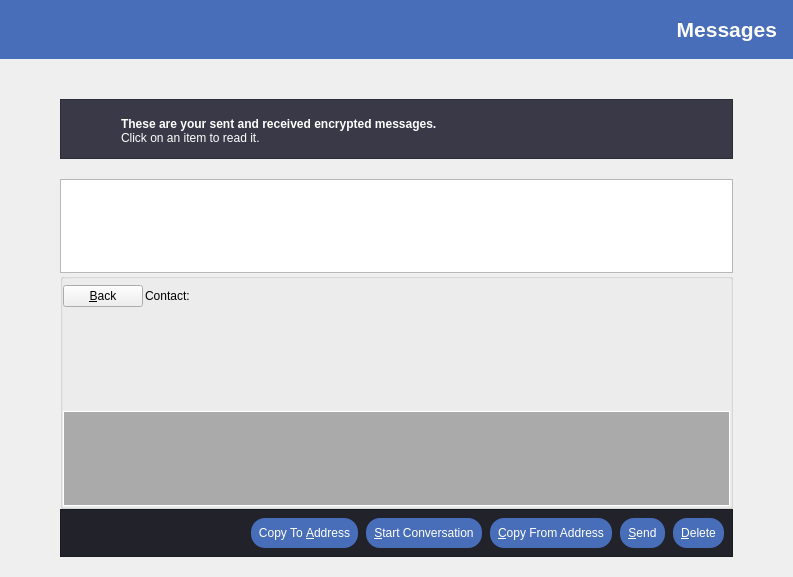
<?xml version="1.0" encoding="UTF-8"?>
<ui version="4.0">
 <class>MessagePage</class>
 <widget class="QWidget" name="MessagePage">
  <property name="geometry">
   <rect>
    <x>0</x>
    <y>0</y>
    <width>793</width>
    <height>577</height>
   </rect>
  </property>
  <property name="windowTitle">
   <string>Address Book</string>
  </property>
  <property name="styleSheet">
   <string notr="true"/>
  </property>
  <layout class="QVBoxLayout" name="verticalLayout_2">
   <property name="spacing">
    <number>0</number>
   </property>
   <property name="leftMargin">
    <number>0</number>
   </property>
   <property name="topMargin">
    <number>0</number>
   </property>
   <property name="rightMargin">
    <number>0</number>
   </property>
   <property name="bottomMargin">
    <number>0</number>
   </property>
   <item>
    <widget class="QLabel" name="pageTitle">
     <property name="minimumSize">
      <size>
       <width>0</width>
       <height>59</height>
      </size>
     </property>
     <property name="font">
      <font>
       <pointsize>16</pointsize>
       <weight>75</weight>
       <bold>true</bold>
      </font>
     </property>
     <property name="styleSheet">
      <string notr="true">background-color: #486EBA; color: white;padding-right: 10px;</string>
     </property>
     <property name="text">
      <string>Messages</string>
     </property>
     <property name="alignment">
      <set>Qt::AlignRight|Qt::AlignTrailing|Qt::AlignVCenter</set>
     </property>
    </widget>
   </item>
   <item>
    <spacer name="verticalSpacer">
     <property name="orientation">
      <enum>Qt::Vertical</enum>
     </property>
     <property name="sizeType">
      <enum>QSizePolicy::Fixed</enum>
     </property>
     <property name="sizeHint" stdset="0">
      <size>
       <width>20</width>
       <height>40</height>
      </size>
     </property>
    </spacer>
   </item>
   <item>
    <layout class="QHBoxLayout" name="horizontalLayout_2">
     <property name="spacing">
      <number>0</number>
     </property>
     <property name="leftMargin">
      <number>0</number>
     </property>
     <property name="topMargin">
      <number>0</number>
     </property>
     <property name="bottomMargin">
      <number>0</number>
     </property>
     <item>
      <spacer name="horizontalSpacer_4">
       <property name="orientation">
        <enum>Qt::Horizontal</enum>
       </property>
       <property name="sizeType">
        <enum>QSizePolicy::Fixed</enum>
       </property>
       <property name="sizeHint" stdset="0">
        <size>
         <width>60</width>
         <height>20</height>
        </size>
       </property>
      </spacer>
     </item>
     <item>
      <layout class="QVBoxLayout" name="verticalLayout_5">
       <property name="spacing">
        <number>0</number>
       </property>
       <property name="topMargin">
        <number>0</number>
       </property>
       <property name="bottomMargin">
        <number>0</number>
       </property>
       <item>
        <widget class="QFrame" name="frameExplanation">
         <property name="minimumSize">
          <size>
           <width>0</width>
           <height>60</height>
          </size>
         </property>
         <property name="maximumSize">
          <size>
           <width>16777215</width>
           <height>60</height>
          </size>
         </property>
         <property name="styleSheet">
          <string notr="true">background-color: #393947;</string>
         </property>
         <property name="frameShape">
          <enum>QFrame::StyledPanel</enum>
         </property>
         <property name="frameShadow">
          <enum>QFrame::Raised</enum>
         </property>
         <layout class="QHBoxLayout" name="horizontalLayout_6">
          <property name="spacing">
           <number>0</number>
          </property>
          <property name="leftMargin">
           <number>0</number>
          </property>
          <property name="topMargin">
           <number>0</number>
          </property>
          <property name="rightMargin">
           <number>0</number>
          </property>
          <property name="bottomMargin">
           <number>0</number>
          </property>
          <item>
           <layout class="QHBoxLayout" name="horizontalLayout_5">
            <property name="spacing">
             <number>0</number>
            </property>
            <property name="leftMargin">
             <number>10</number>
            </property>
            <property name="topMargin">
             <number>6</number>
            </property>
            <property name="bottomMargin">
             <number>6</number>
            </property>
            <item>
             <widget class="QPushButton" name="informationPushButton">
              <property name="minimumSize">
               <size>
                <width>40</width>
                <height>40</height>
               </size>
              </property>
              <property name="maximumSize">
               <size>
                <width>40</width>
                <height>40</height>
               </size>
              </property>
              <property name="styleSheet">
               <string notr="true">background-color: #393947; border: none;</string>
              </property>
              <property name="text">
               <string/>
              </property>
              <property name="icon">
               <iconset resource="../bitcoin.qrc">
                <normaloff>:/icons/information</normaloff>
                <normalon>:/icons/information</normalon>:/icons/information</iconset>
              </property>
              <property name="iconSize">
               <size>
                <width>32</width>
                <height>32</height>
               </size>
              </property>
             </widget>
            </item>
            <item>
             <layout class="QVBoxLayout" name="verticalLayout">
              <property name="spacing">
               <number>0</number>
              </property>
              <property name="leftMargin">
               <number>10</number>
              </property>
              <property name="topMargin">
               <number>4</number>
              </property>
              <item>
               <widget class="QLabel" name="labelExplanation1">
                <property name="font">
                 <font>
                  <pointsize>9</pointsize>
                  <weight>75</weight>
                  <bold>true</bold>
                 </font>
                </property>
                <property name="styleSheet">
                 <string notr="true">color: white; font-weight: bold;</string>
                </property>
                <property name="text">
                 <string>These are your sent and received encrypted messages.</string>
                </property>
                <property name="textFormat">
                 <enum>Qt::PlainText</enum>
                </property>
                <property name="alignment">
                 <set>Qt::AlignBottom|Qt::AlignLeading|Qt::AlignLeft</set>
                </property>
                <property name="wordWrap">
                 <bool>true</bool>
                </property>
               </widget>
              </item>
              <item>
               <widget class="QLabel" name="labelExplanation2">
                <property name="font">
                 <font>
                  <pointsize>9</pointsize>
                 </font>
                </property>
                <property name="styleSheet">
                 <string notr="true">color: white;</string>
                </property>
                <property name="text">
                 <string>Click on an item to read it.</string>
                </property>
                <property name="alignment">
                 <set>Qt::AlignLeading|Qt::AlignLeft|Qt::AlignTop</set>
                </property>
               </widget>
              </item>
             </layout>
            </item>
           </layout>
          </item>
         </layout>
        </widget>
       </item>
       <item>
        <spacer name="verticalSpacer_3">
         <property name="orientation">
          <enum>Qt::Vertical</enum>
         </property>
         <property name="sizeType">
          <enum>QSizePolicy::Fixed</enum>
         </property>
         <property name="sizeHint" stdset="0">
          <size>
           <width>20</width>
           <height>20</height>
          </size>
         </property>
        </spacer>
       </item>
       <item>
        <widget class="QTableView" name="tableView">
         <property name="contextMenuPolicy">
          <enum>Qt::CustomContextMenu</enum>
         </property>
         <property name="toolTip">
          <string>Click on a message to view it</string>
         </property>
         <property name="tabKeyNavigation">
          <bool>false</bool>
         </property>
         <property name="alternatingRowColors">
          <bool>true</bool>
         </property>
         <property name="selectionMode">
          <enum>QAbstractItemView::SingleSelection</enum>
         </property>
         <property name="selectionBehavior">
          <enum>QAbstractItemView::SelectRows</enum>
         </property>
         <property name="sortingEnabled">
          <bool>true</bool>
         </property>
         <attribute name="verticalHeaderVisible">
          <bool>false</bool>
         </attribute>
        </widget>
       </item>
       <item>
        <widget class="QGroupBox" name="messageDetails">
         <property name="title">
          <string/>
         </property>
         <layout class="QVBoxLayout" name="verticalLayout_4">
          <property name="spacing">
           <number>2</number>
          </property>
          <property name="leftMargin">
           <number>0</number>
          </property>
          <property name="topMargin">
           <number>6</number>
          </property>
          <property name="rightMargin">
           <number>0</number>
          </property>
          <property name="bottomMargin">
           <number>0</number>
          </property>
          <item>
           <layout class="QHBoxLayout" name="horizontalLayout_3">
            <item>
             <widget class="QPushButton" name="backButton">
              <property name="text">
               <string>&amp;Back</string>
              </property>
             </widget>
            </item>
            <item>
             <widget class="QLabel" name="labelContact">
              <property name="text">
               <string>Contact:</string>
              </property>
             </widget>
            </item>
            <item>
             <widget class="QLabel" name="contactLabel">
              <property name="text">
               <string/>
              </property>
             </widget>
            </item>
            <item>
             <spacer name="horizontalSpacer_3">
              <property name="orientation">
               <enum>Qt::Horizontal</enum>
              </property>
              <property name="sizeHint" stdset="0">
               <size>
                <width>40</width>
                <height>20</height>
               </size>
              </property>
             </spacer>
            </item>
           </layout>
          </item>
          <item>
           <widget class="MRichTextEdit" name="messageEdit" native="true">
            <property name="minimumSize">
             <size>
              <width>0</width>
              <height>100</height>
             </size>
            </property>
           </widget>
          </item>
          <item>
           <widget class="QListView" name="listConversation">
            <property name="styleSheet">
             <string notr="true">QListView {
	background: #aaaaaa;
	color: white;
	border-style: none;
	selection-background-color: #ffffff;
    alternate-background-color: #aaaaaa;
	selection-color: #e86941;
	border: 1px solid white;
}</string>
            </property>
           </widget>
          </item>
          <item>
           <layout class="QVBoxLayout" name="verticalLayout_3"/>
          </item>
         </layout>
        </widget>
       </item>
       <item>
        <layout class="QHBoxLayout" name="horizontalLayout"/>
       </item>
       <item>
        <widget class="QFrame" name="frameMenu">
         <property name="minimumSize">
          <size>
           <width>0</width>
           <height>0</height>
          </size>
         </property>
         <property name="styleSheet">
          <string notr="true">background-color: #22222B; padding: 8px;</string>
         </property>
         <property name="frameShape">
          <enum>QFrame::StyledPanel</enum>
         </property>
         <property name="frameShadow">
          <enum>QFrame::Raised</enum>
         </property>
         <layout class="QHBoxLayout" name="horizontalLayout_8">
          <property name="spacing">
           <number>0</number>
          </property>
          <property name="leftMargin">
           <number>0</number>
          </property>
          <property name="topMargin">
           <number>0</number>
          </property>
          <property name="rightMargin">
           <number>0</number>
          </property>
          <property name="bottomMargin">
           <number>0</number>
          </property>
          <item>
           <layout class="QHBoxLayout" name="horizontalLayout_7">
            <property name="spacing">
             <number>0</number>
            </property>
            <property name="topMargin">
             <number>0</number>
            </property>
            <property name="bottomMargin">
             <number>0</number>
            </property>
            <item>
             <spacer name="horizontalSpacer">
              <property name="orientation">
               <enum>Qt::Horizontal</enum>
              </property>
              <property name="sizeHint" stdset="0">
               <size>
                <width>40</width>
                <height>20</height>
               </size>
              </property>
             </spacer>
            </item>
            <item>
             <widget class="QPushButton" name="copyToAddressButton">
              <property name="toolTip">
               <string>Copy the currently selected address to the system clipboard</string>
              </property>
              <property name="styleSheet">
               <string notr="true">background-color: #486EBA;
color: white;
border-radius:14px;
border-width:0px; margin-left: 8px;</string>
              </property>
              <property name="text">
               <string>Copy To &amp;Address</string>
              </property>
             </widget>
            </item>
            <item>
             <widget class="QPushButton" name="newButton">
              <property name="styleSheet">
               <string notr="true">background-color: #486EBA;
color: white;
border-radius:14px;
border-width:0px; margin-left: 8px;</string>
              </property>
              <property name="text">
               <string>&amp;Start Conversation</string>
              </property>
             </widget>
            </item>
            <item>
             <widget class="QPushButton" name="copyFromAddressButton">
              <property name="toolTip">
               <string>Copy the currently selected address to the system clipboard</string>
              </property>
              <property name="styleSheet">
               <string notr="true">background-color: #486EBA;
color: white;
border-radius:14px;
border-width:0px; margin-left: 8px;</string>
              </property>
              <property name="text">
               <string>&amp;Copy From Address</string>
              </property>
             </widget>
            </item>
            <item>
             <widget class="QPushButton" name="sendButton">
              <property name="toolTip">
               <string>Sign a message to prove you own a TRI address</string>
              </property>
              <property name="styleSheet">
               <string notr="true">background-color: #486EBA;
color: white;
border-radius:14px;
border-width:0px; margin-left: 8px;</string>
              </property>
              <property name="text">
               <string>&amp;Send</string>
              </property>
             </widget>
            </item>
            <item>
             <widget class="QPushButton" name="deleteButton">
              <property name="toolTip">
               <string>Delete the currently selected address from the list</string>
              </property>
              <property name="styleSheet">
               <string notr="true">background-color: #486EBA;
color: white;
border-radius:14px;
border-width:0px; margin-left: 8px;</string>
              </property>
              <property name="text">
               <string>&amp;Delete</string>
              </property>
             </widget>
            </item>
           </layout>
          </item>
         </layout>
        </widget>
       </item>
       <item>
        <spacer name="verticalSpacer_2">
         <property name="orientation">
          <enum>Qt::Vertical</enum>
         </property>
         <property name="sizeType">
          <enum>QSizePolicy::Fixed</enum>
         </property>
         <property name="sizeHint" stdset="0">
          <size>
           <width>20</width>
           <height>20</height>
          </size>
         </property>
        </spacer>
       </item>
      </layout>
     </item>
     <item>
      <spacer name="horizontalSpacer_2">
       <property name="orientation">
        <enum>Qt::Horizontal</enum>
       </property>
       <property name="sizeType">
        <enum>QSizePolicy::Fixed</enum>
       </property>
       <property name="sizeHint" stdset="0">
        <size>
         <width>60</width>
         <height>20</height>
        </size>
       </property>
      </spacer>
     </item>
    </layout>
   </item>
  </layout>
 </widget>
 <customwidgets>
  <customwidget>
   <class>MRichTextEdit</class>
   <extends>QWidget</extends>
   <header>mrichtextedit.h</header>
   <container>1</container>
  </customwidget>
 </customwidgets>
 <resources>
  <include location="../bitcoin.qrc"/>
 </resources>
 <connections/>
</ui>
